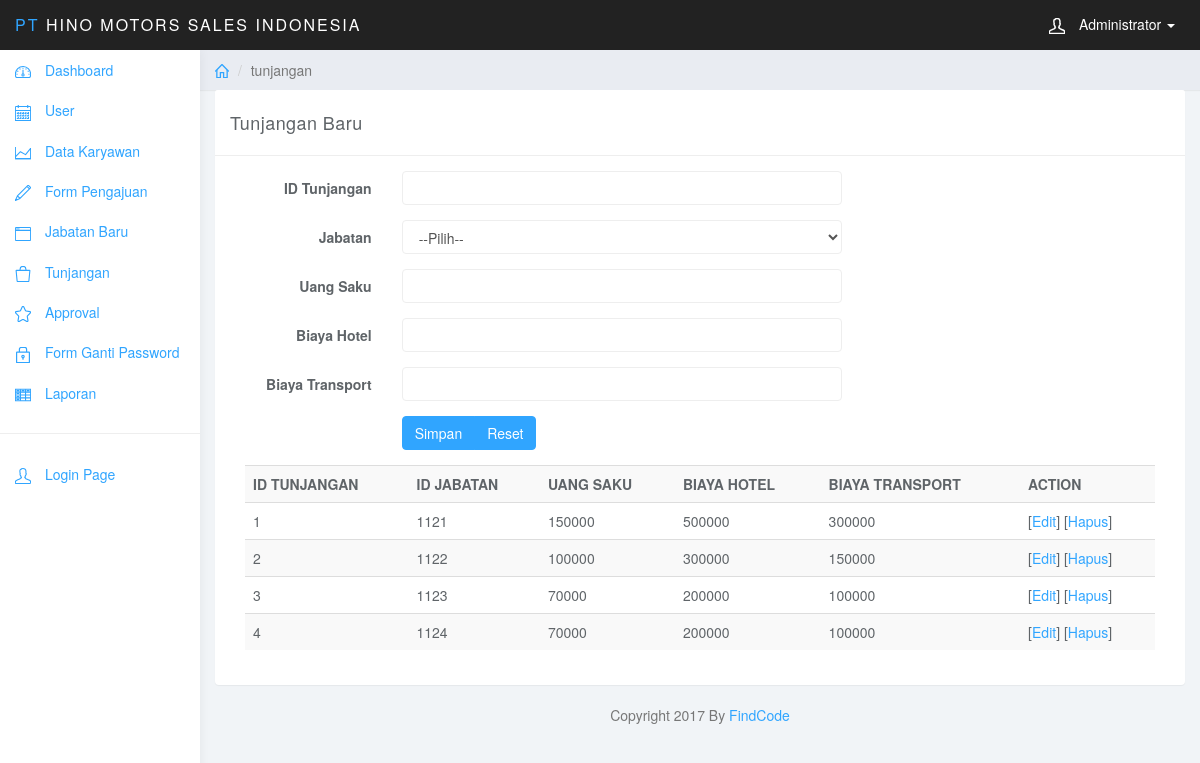
Screenshot of /index.php?page=tunjangan (signed in) with the database file from the repository.
### tables this page shows
CREATE TABLE IF NOT EXISTS `tunjangan_tb` (
`id` int(11) NOT NULL,
  `jabatan_id` int(11) NOT NULL,
  `uang_saku` double NOT NULL,
  `bea_hotel` double NOT NULL,
  `transport` double NOT NULL
);

### page/tunjangan.php (the view, shortened to what this page needs)
<div class="panel panel-default">
    <div class="panel-heading">Tunjangan Baru</div>
    <div class="panel-body">
        <div class="col-lg-8">
            <form class="form-horizontal" action="act/inputtunjangan.php" method="post">
                <div class="form-group">
                    <label for="" class="control-label col-sm-3">ID Tunjangan</label>
                    <div class="col-sm-9">
                        <input type="text" name="idtunj" class="form-control" required>
                    </div>
                </div>
				<div class="form-group">
                    <label for="" class="control-label col-sm-3">Jabatan</label>
                    <div class="col-sm-9">
                        <select name="jabatan" class="form-control" required>
                            <option value="">--Pilih--</option>
                        </select>
                    </div>
                </div>
				<div class="form-group">
                    <label for="" class="control-label col-sm-3">Uang Saku</label>
                    <div class="col-sm-9">
                        <input type="text" name="uangsaku" class="form-control" required>
                    </div>
                </div>
				<div class="form-group">
                    <label for="" class="control-label col-sm-3">Biaya Hotel</label>
                    <div class="col-sm-9">
                        <input type="text" name="biayahotel" class="form-control" required>
                    </div>
                </div>
                <div class="form-group">
                    <label for="" class="control-label col-sm-3">Biaya Transport</label>
                    <div class="col-sm-9">
                        <input type="text" name="biayatransport" class="form-control" required>
                    </div>
                </div>
                <div class="form-group">
                    <div class="btn-group col-sm-9 col-sm-offset-3">
                        <button class="btn btn-primary" type="submit" >Simpan</button>
                        <button class="btn btn-primary" type="reset" >Reset</button>
                    </div>
                </div>
            </form>
        </div>
        <div class="col-lg-4">
        </div>
        <div class="col-sm-12">
            <div class="table-responsive">
                <table class="table table-striped">
                    <tr>
					<th>ID TUNJANGAN</th>
                        <th>ID JABATAN</th>
                        <th>UANG SAKU</th>
						<th>BIAYA HOTEL</th>
                      	<th>BIAYA TRANSPORT</th>
						<th>ACTION</th>
                    </tr>
                    <?php
                    $r = $con->query("Select * From tunjangan_tb");
                    while ($rr = $r->fetch_array()) {
                        ?>
                        <tr>
                            <td><?php echo $rr['id'];?></td>
                            <td><?php echo $rr['jabatan_id'];?></td>
							<td><?php echo $rr['uang_saku'];?></td>
							<td><?php echo $rr['bea_hotel'];?></td>
							<td><?php echo $rr['transport'];?></td>
                            <td>[<a href="index.php?page=tunjangan-edit&id=<?php echo $rr['id'];?>">Edit</a>] [<a href="act/tunjdel.php?id=<?php echo $rr['id'];?>" onclick="return confirm('Yakin ingin hapus data ?')">Hapus</a>]</td>
                        </tr>
                        <?php
                    }
                    ?>
                </table>
            </div>
        </div>
    </div>
</div>

### css/styles.css (style rules this page uses)
body { background: #f1f4f7; padding-top: 50px; color: #5f6468; }
a, a:hover, a:focus { color: #30a5ff; }
.form-control { border: 1px solid #eee; box-shadow: none; }
.btn-primary, .btn-primary:hover, .btn-primary:focus, .btn-primary:active, .btn-primary.active, .open > .dropdown-toggle.btn-primary, .btn-primary.disabled, .btn-primary[disabled], fieldset[disabled] .btn-primary, .btn-primary.disabled:hover, .btn-primary[disabled]:hover, fieldset[disabled] .btn-primary:hover, .btn-primary.disabled:focus, .btn-primary[disabled]:focus, fieldset[disabled] .btn-primary:focus, .btn-primary.disabled:active, .btn-primary[disabled]:active, fieldset[disabled] .btn-primary:active, .btn-primary.disabled.active, .btn-primary[disabled].active, fieldset[disabled] .btn-primary.active { background-color: #30a5ff; border-color: #30a5ff; }
.panel { border: 0; }
.panel-heading { font-size: 18px; font-weight: 300; letter-spacing: 0.025em; height: 66px; line-height: 45px; }
.panel-default .panel-heading { background: #fff; border-bottom: 1px solid #eee; color: #5f6468; }
.table { background: #fff; }

### rows the page displays
tunjangan_tb: id "1", jabatan "1121", uang_saku "150000", bea_hotel "500000", transport "300000"
tunjangan_tb: id "2", jabatan "1122", uang_saku "100000", bea_hotel "300000", transport "150000"
tunjangan_tb: id "3", jabatan "1123", uang_saku "70000", bea_hotel "200000", transport "100000"
tunjangan_tb: id "4", jabatan "1124", uang_saku "70000", bea_hotel "200000", transport "100000"

### other values shown
$u "Administrator"
$page "tunjangan"
